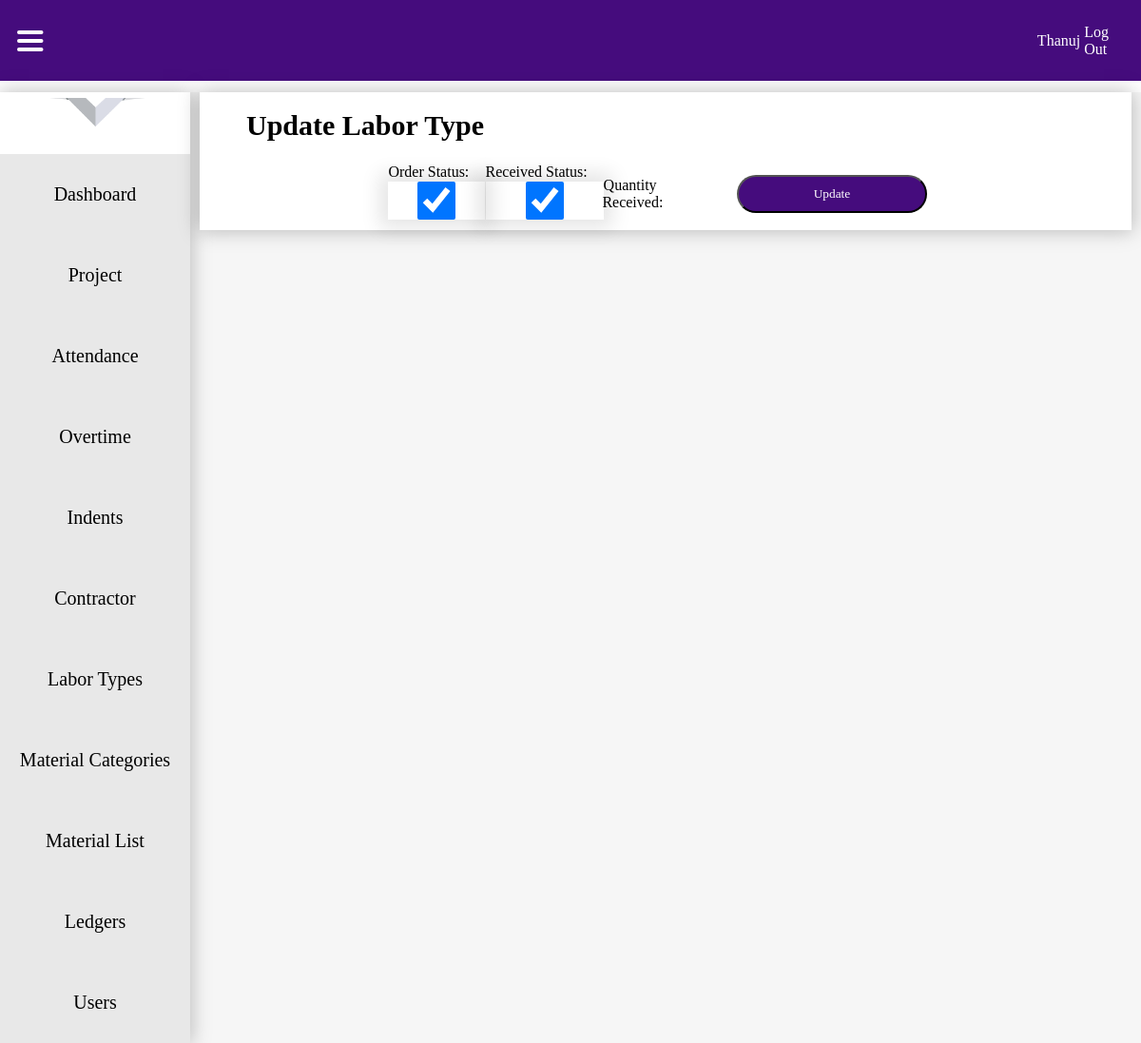
Screenshot of /indentupdate/1/ (signed in) with the database file from the repository.
### attandance/models.py (models this page shows, shortened)
class User(AbstractUser):
    is_admin = models.BooleanField(default=False)
    is_office_login = models.BooleanField(default=False)
    is_site_engineer = models.BooleanField(default=False)

class Indent(models.Model):
    date = models.DateField(auto_now_add=True)
    indent_no = models.IntegerField(null=True, blank=True)
    Project = models.ForeignKey(Project, on_delete=models.DO_NOTHING)
    CategoryName = models.ForeignKey(MaterialCategory, on_delete=models.DO_NOTHING)
    Material = models.ForeignKey(Material, on_delete=models.DO_NOTHING)
    Quantity = models.DecimalField(decimal_places=2, max_digits=10, default="0")
    Quantity_order_status = models.BooleanField(default=False)
    Quantity_Recieved_status = models.BooleanField(default=False)

### attandance/views.py (the view, shortened to what this page needs)
# urls.py: path('indentupdate/<int:pk>/', IndentUpdateView.as_view(), name='indentupdate'),
class IndentUpdateView(LoginRequiredMixin, UpdateView):
    model = Indent
    form_class = IndentUpdateForm
    template_name = 'indentupdate.html'

### attandance/forms.py
class IndentUpdateForm(forms.ModelForm):
    class Meta:
        model = Indent
        fields = ['Quantity_order_status', 'Quantity_Recieved_status']

### templates/indentupdate.html (shortened to what this page needs)
{% load static %}
<!DOCTYPE html>
<html lang="en">
<head>
    <link rel="stylesheet" href="{% static 'css/dashboard.css' %}">
</head>
<body>
     <nav>
        <div class="menu" >
            <img src="{% static 'icons/hamburger menu.svg' %}" alt="" onclick="toggleNavigation()">
        </div>
        <ul>
            <li>
                {% if request.user.is_authenticated %}
                <a href="">{{ request.user.username }}</a>
                <a href="{% url 'logout' %}">Log Out</a>
                {% else %}
                <a href="">Profile</a>
                <img src="{% static 'icons/dropdownarrowsvg.svg' %}" alt="">
                {% endif %}
            </li>
        </ul>
    </nav>
    <div class="contentholder">
        <div class="navigation">
            <img class="logo" src="{% static 'icons/Vivin-construction-and-engineering-logo.png' %}" alt="">
            <div class="tabholder">
                {% if request.user.is_admin or request.user.is_office_login %}
                <div class="nav-tab"  onclick="toggleActive(this)">
                    <a href="{% url 'dashboard' %}">Dashboard</a>
                </div>
                {% endif %}
                {% if request.user.is_admin or request.user.is_office_login %}
                <div class="nav-tab"  onclick="toggleActive(this)">
                    <a href="{% url 'projects' %}">Project</a>
                </div>
                {% endif %}
                {% if request.user.is_admin or request.user.is_office_login or request.user.is_site_engineer %}
                <div class="nav-tab" onclick="toggleActive(this)">
                    <a href="{% url 'attendance_recordlist' %}">Attendance</a>
                </div>
                {% endif %}
                {% if request.user.is_admin or request.user.is_office_login or request.user.is_site_engineer %}
                <div class="nav-tab" onclick="toggleActive(this)">
                    <a href="{% url 'overtimelist' %}">Overtime</a>
                </div>
                {% endif %}
                {% if request.user.is_admin or request.user.is_office_login or request.user.is_site_engineer %}
                <div class="nav-tab" onclick="toggleActive(this)">
                    <a href="{% url 'indentlist' %}">Indents</a>
                </div>
                {% endif %}
                {% if request.user.is_admin or request.user.is_office_login %}
                <div class="nav-tab" onclick="toggleActive(this)">
                    <a href="{% url 'contractorslist' %}">Contractor</a>
                </div>
                {% endif %}
                {% if request.user.is_admin or request.user.is_office_login %}
                <div class="nav-tab" onclick="toggleActive(this)">
                    <a href="{% url 'labortypelist' %}">Labor Types</a>
                </div>
                {% endif %}
                {% if request.user.is_admin or request.user.is_office_login %}
                <div class="nav-tab" onclick="toggleActive(this)">
                    <a href="{% url 'materialcategorylist' %}">Material Categories</a>
                </div>
                {% endif %}
                {% if request.user.is_admin or request.user.is_office_login %}
                <div class="nav-tab" onclick="toggleActive(this)">
                    <a href="{% url 'materiallist' %}">Material List</a>
                </div>
                {% endif %}
                {% if request.user.is_admin or request.user.is_office_login %}
                <div class="nav-tab" onclick="toggleActive(this)">
                    <a href="{% url 'allreports' %}">Ledgers</a>
                </div>
                {% endif %}
                {% if request.user.is_admin or request.user.is_office_login %}
                <div class="nav-tab" onclick="toggleActive(this)">
                    <a href="">Users</a>
                </div>
                {% endif %}
            </div>
        </div>
        <div class="displayboard">
            <div class="whiteboard">
                <div class="alignmentmaker">
                    <h3>Update Labor Type</h3>
                    <form method="post">
                            <div>
                                <label for="{{ form.Quantity_order_status.id_for_label }}">Order Status:</label>
                                {{ form.Quantity_order_status }}
                            </div>
                            <div>
                                <label for="{{ form.Quantity_Recieved_status.id_for_label }}">Received Status:</label>
                                {{ form.Quantity_Recieved_status }}
                            </div>
                            <div>
                                <label for="{{ form.Quantity.id_for_label }}">Quantity Received:</label>
                            </div>
                        <button type="submit">Update</button>
                    </form>
                </div>
            </div>
        </div>
    </div>
</body>
</html>

### static/css/dashboard.css (style rules this page uses)
* { margin: 0; padding: 0; font-family: Montserrat; }
nav { background: #450C7D; width: 100%; height: 85px; display: flex; justify-content: right; align-items: center; }
nav img { margin-left: 3%; }
nav ul { width: 100%; display: flex; align-items: center; justify-content: flex-end; }
nav ul li { margin: 2%; display: flex; align-items: center; justify-content: flex-end; }
nav ul li a { text-decoration: none; color: white; font-family: Montserrat; }
.contentholder { width: 100%; display: flex; align-items: start; justify-content: center; background: #F6F6F6; margin-top: 1%; }
.navigation { width: 20%; height: 100%; background: #FFF; box-shadow: 0px 0px 20px 1px rgba(0, 0, 0, 0.25); display: grid; align-items: center; justify-items: center; transition: width 0.5s ease-in-out; }
.logo { margin: 3%; width: 80%; }
.displayboard { width: 100%; display: grid; align-items: start; justify-items: center; transition: width 0.5s ease-in-out; }
.menu { width: 100%; display: flex; align-items: center; justify-content: left; height: 100%; }
.menu img { margin: 3% 5% 3% 3%; cursor: pointer; }
.nav-tab { width: 100%; height: 85px; display: flex; align-items: center; justify-content: center; background: #E8E8E8; cursor: pointer; transition: .3s ease-in-out; }
.nav-tab a { text-decoration: none; color: black; text-align: center; font-size: 20px; color: black; width: 100%; height: 100%; display: flex; align-items: center; justify-content: center; }
.tabholder { width: 100%; }
.whiteboard { width: 98%; background: white; box-shadow: 0px 0px 20px 1px rgba(0, 0, 0, 0.25); display: flex; align-items: start; justify-content: center; }
.alignmentmaker { width: 90%; display: grid; align-items: start; justify-items: center; }
.alignmentmaker h3 { font-size: 30px; margin: 2% 0% 2% 0%; width: 100%; }
form { width: 100%; display: flex; align-items: center; justify-content: center; flex-wrap: wrap; }
label { font-size: 16px; margin: 1%; }
input { width: 100%; height: 40px; border: none; box-shadow: 0px 0px 20px 9px rgba(0,0,0,0.1); margin: 1%; padding: 1%; border-radius: 10px; }
button { width: 200px; height: 40px; background-color: #450C7D; color: #FFF; border-radius: 20px; margin: 2%; cursor: pointer; }
a { margin: 2%; }

### rows the page displays
User: user.username "Thanuj"
Indent: Quantity_order_status "☑", Quantity_Recieved_status "☑"
